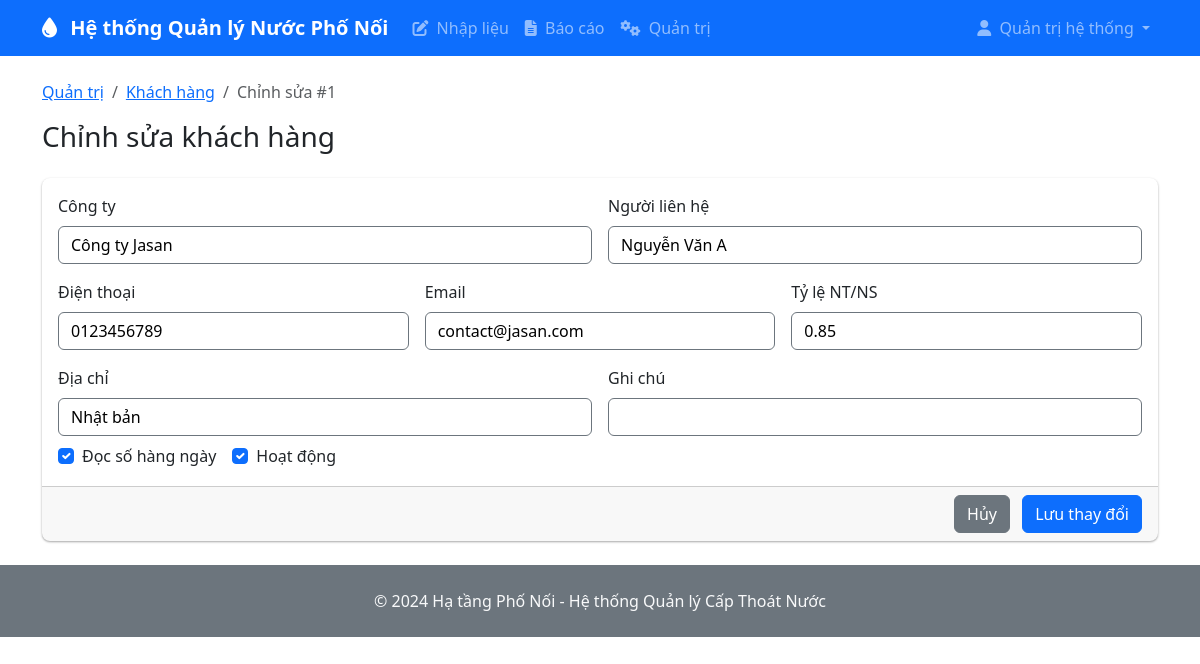
Page /customers/1/edit (signed in) on the committed database.
### models.py (models this page shows)
class User(UserMixin, db.Model):
    id = db.Column(db.Integer, primary_key=True)
    username = db.Column(db.String(64), unique=True, nullable=False)
    email = db.Column(db.String(120), unique=True, nullable=False)
    password_hash = db.Column(db.String(256))
    role = db.Column(Enum(UserRole), nullable=False, default=UserRole.DATA_ENTRY)
    full_name = db.Column(db.String(120))
    created_at = db.Column(db.DateTime, default=datetime.utcnow)
    is_active = db.Column(db.Boolean, default=True)

class Customer(db.Model):
    id = db.Column(db.Integer, primary_key=True)
    company_name = db.Column(db.String(200), nullable=False)
    contact_person = db.Column(db.String(120))
    phone = db.Column(db.String(20))
    email = db.Column(db.String(120))
    address = db.Column(db.Text)
    notes = db.Column(db.Text)
    water_ratio = db.Column(db.Float, default=0.8)  # Wastewater to clean water ratio
    daily_reading = db.Column(db.Boolean, default=False)  # True for large customers
    created_at = db.Column(db.DateTime, default=datetime.utcnow)
    is_active = db.Column(db.Boolean, default=True)

### routes.py (the view, shortened to what this page needs)
@app.route('/customers/<int:customer_id>/edit', methods=['GET', 'POST'])
@login_required
def edit_customer(customer_id):
    customer = Customer.query.get_or_404(customer_id)
    return render_template('edit_page/customer_edit.html', customer=customer)

### app.py (called while the page is built)
@login_manager.user_loader
def load_user(user_id):
    from models import User
    return User.query.get(int(user_id))

### templates/edit_page/customer_edit.html (shortened to what this page needs)
{% extends "base.html" %}
{% block content %}
<div class="row">
  <div class="col-12">
    <nav aria-label="breadcrumb">
      <ol class="breadcrumb">
        <li class="breadcrumb-item"><a href="{{ url_for('admin') }}">Quản trị</a></li>
        <li class="breadcrumb-item"><a href="{{ url_for('admin') }}#customers">Khách hàng</a></li>
        <li class="breadcrumb-item active" aria-current="page">Chỉnh sửa #{{ customer.id }}</li>
      </ol>
    </nav>
    <h3>Chỉnh sửa khách hàng</h3>
  </div>
</div>
<form method="post" action="{{ url_for('edit_customer', customer_id=customer.id) }}">
  <div class="card mt-3">
    <div class="card-body">
      <div class="row g-3">
        <div class="col-md-6">
          <label class="form-label">Công ty</label>
          <input name="company_name" class="form-control" required value="{{ customer.company_name }}">
        </div>
        <div class="col-md-6">
          <label class="form-label">Người liên hệ</label>
          <input name="contact_person" class="form-control" value="{{ customer.contact_person or '' }}">
        </div>
        <div class="col-md-4">
          <label class="form-label">Điện thoại</label>
          <input name="phone" class="form-control" value="{{ customer.phone or '' }}">
        </div>
        <div class="col-md-4">
          <label class="form-label">Email</label>
          <input name="email" type="email" class="form-control" value="{{ customer.email or '' }}">
        </div>
        <div class="col-md-4">
          <label class="form-label">Tỷ lệ NT/NS</label>
          <input name="water_ratio" type="number" step="0.01" class="form-control" value="{{ '%.2f'|format(customer.water_ratio or 0) }}">
        </div>
        <div class="col-md-6">
          <label class="form-label">Địa chỉ</label>
          <input name="address" class="form-control" value="{{ customer.address or '' }}">
        </div>
        <div class="col-md-6">
          <label class="form-label">Ghi chú</label>
          <input name="notes" class="form-control" value="{{ customer.notes or '' }}">
        </div>
        <div class="col-12 d-flex gap-3 align-items-center mt-2">
          <div class="form-check">
            <input class="form-check-input" type="checkbox" id="daily_reading" name="daily_reading" {% if customer.daily_reading %}checked{% endif %}>
            <label class="form-check-label" for="daily_reading">Đọc số hàng ngày</label>
          </div>
          <div class="form-check">
            <input class="form-check-input" type="checkbox" id="is_active" name="is_active" {% if customer.is_active %}checked{% endif %}>
            <label class="form-check-label" for="is_active">Hoạt động</label>
          </div>
        </div>
      </div>
    </div>
    <div class="card-footer text-end">
      <a class="btn btn-secondary me-2" href="{{ url_for('admin') }}#customers">Hủy</a>
      <button type="submit" class="btn btn-primary">Lưu thay đổi</button>
    </div>
  </div>
</form>
{% endblock %}

### templates/base.html (shortened to what this page needs)
<!DOCTYPE html>
<html lang="vi" data-bs-theme="light">
<head>
    <link href="https://cdn.jsdelivr.net/npm/bootstrap@5.3.3/dist/css/bootstrap.min.css" rel="stylesheet">
    <link rel="stylesheet" href="https://cdnjs.cloudflare.com/ajax/libs/font-awesome/6.4.0/css/all.min.css">
    <link rel="stylesheet" href="{{ url_for('static', filename='css/custom.css') }}">
</head>
<body>
    <nav class="navbar navbar-expand-lg navbar-dark bg-primary">
        <div class="container">
            <a class="navbar-brand" href="{{ url_for('dashboard') }}">
                <i class="fas fa-tint me-2"></i>
                Hệ thống Quản lý Nước Phố Nối
            </a>
            <div class="collapse navbar-collapse" id="navbarNav">
                <ul class="navbar-nav me-auto">
                    {% if current_user.is_authenticated %}
                    {% if current_user.role.value in ['data_entry', 'plant_manager', 'admin'] %}
                    <li class="nav-item">
                        <a class="nav-link" href="{{ url_for('data_entry') }}">
                            <i class="fas fa-edit me-1"></i> Nhập liệu
                        </a>
                    </li>
                    {% endif %}
                    {% if current_user.role.value in ['accounting', 'plant_manager', 'leadership', 'admin'] %}
                    <li class="nav-item">
                        <a class="nav-link" href="{{ url_for('reports') }}">
                            <i class="fas fa-file-alt me-1"></i> Báo cáo
                        </a>
                    </li>
                    {% endif %}
                    {% if current_user.role.value == 'admin' %}
                    <li class="nav-item">
                        <a class="nav-link" href="{{ url_for('admin') }}">
                            <i class="fas fa-cogs me-1"></i> Quản trị
                        </a>
                    </li>
                    {% endif %}
                    {% endif %}
                </ul>
                {% if current_user.is_authenticated %}
                <ul class="navbar-nav">
                    <li class="nav-item dropdown">
                        <a class="nav-link dropdown-toggle" href="#" role="button" data-bs-toggle="dropdown">
                            <i class="fas fa-user me-1"></i> {{ current_user.full_name or current_user.username }}
                        </a>
                    </li>
                </ul>
                {% endif %}
            </div>
        </div>
    </nav>
    <main class="container my-4">
        {% block content %}{% endblock %}
    </main>
    <footer class="bg-secondary text-light py-4 mt-auto">
        <div class="container text-center">
            <p class="mb-0">&copy; 2024 Hạ tầng Phố Nối - Hệ thống Quản lý Cấp Thoát Nước</p>
        </div>
    </footer>
</body>
</html>

### static/css/custom.css (style rules this page uses)
.btn { border-radius: 6px; font-weight: 500; }
.card { border: none; box-shadow: 0 1px 3px rgba(0,0,0,0.12), 0 1px 2px rgba(0,0,0,0.24); border-radius: 8px; }
.form-control, .form-select { border-radius: 6px; border: 1px solid var(--bs-border-color); }
.navbar-brand { font-weight: 600; }
.form-control { color: #000000 !important; background-color: rgb(255, 255, 255) !important; border-color: #6c757d !important; }

### rows in the picture
User: full_name "Quản trị hệ thống"
Customer: id "1", company_name "Công ty Jasan", contact_person "Nguyễn Văn A", phone "0123456789", email "contact@jasan.com", water_ratio "0.85", address "Nhật bản", daily_reading "☑", is_active "☑"
